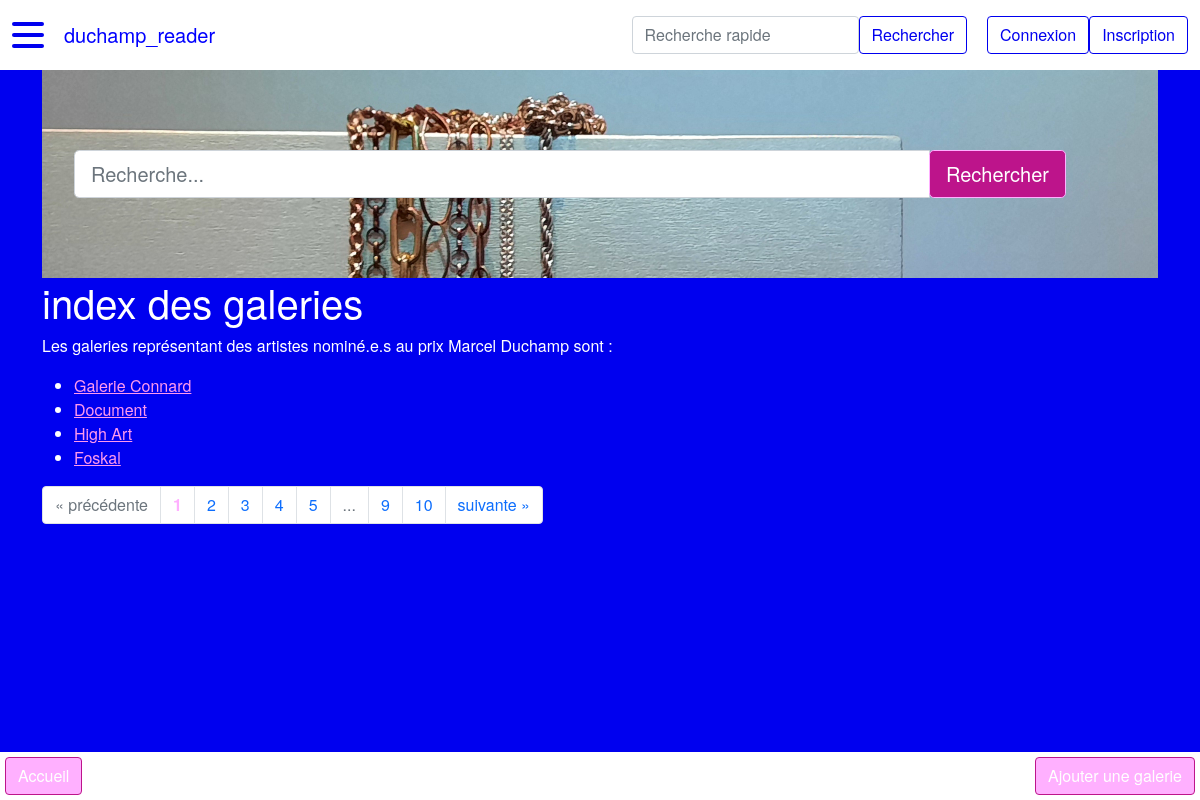
The page /galerie on the database as committed earlier.
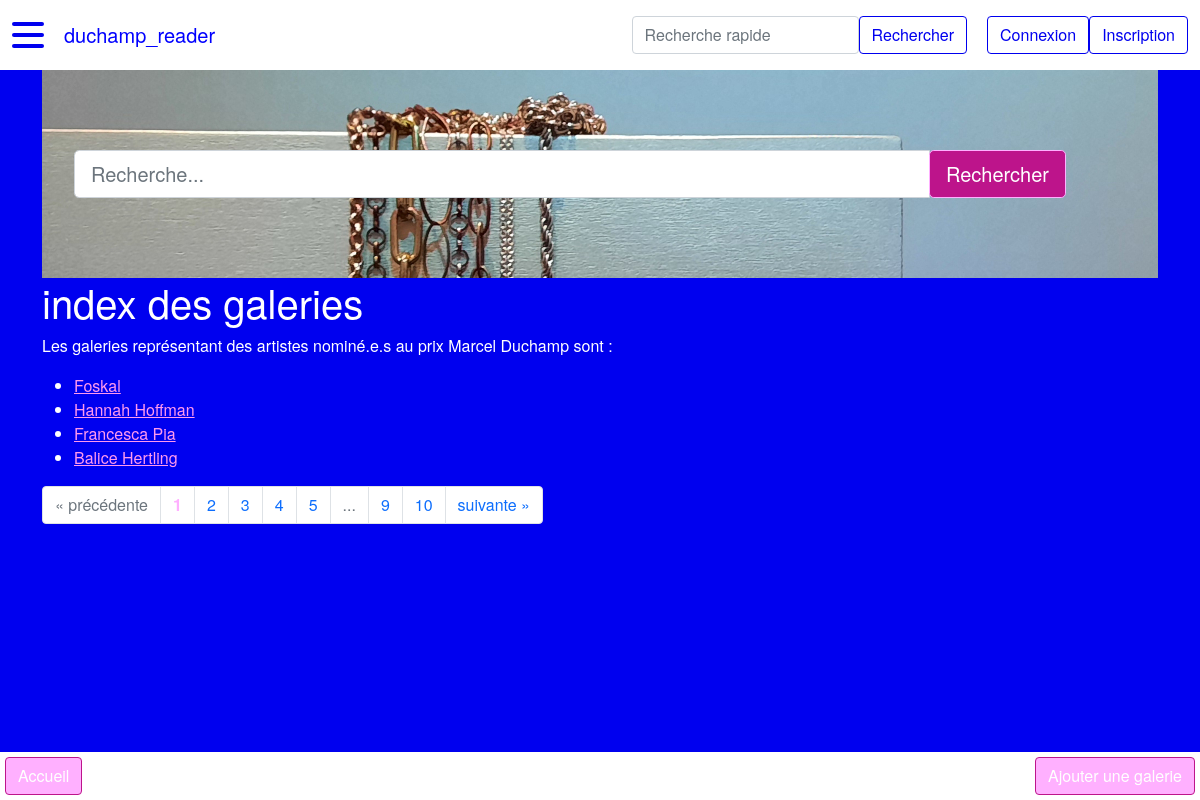
The same page on the database as committed later.
### duchamp_reader/modeles/classes_generic.py (models this page shows, shortened)
class Galerie(db.Model):
    __tablename__ = "galerie"
    id = db.Column(db.Integer, unique=True, nullable=False, primary_key=True, autoincrement=True)
    nom = db.Column(db.Text, unique=True, nullable=False)
    url = db.Column(db.Text, unique=True)
    classname = db.Column(db.Text, nullable=False, default="galerie")
    authorship = db.relationship("AuthorshipGalerie", back_populates="galerie")
    represent = db.relationship("RelationRepresente", back_populates="galerie")
    localisation = db.relationship("RelationLocalisation", back_populates="galerie")

### duchamp_reader/routes.py (the view)
@app.route("/galerie")
def galerie_index():
    page = request.args.get("page", 1)
    titre = "index des galeries"
    if isinstance(page, str) and page.isdigit():
        page = int(page)
    else:
        page = 1
    galeries = Galerie.query.order_by(Galerie.id.desc()).paginate(page=page, per_page=PERPAGE)
    return render_template("pages/galerie_index.html", titre=titre, galeries=galeries,
                           last_nominations=last_nominations, last_artistes=last_artistes, last_galeries=last_galeries,
                           last_themes=last_themes, last_villes=last_villes)

### duchamp_reader/templates/pages/galerie_index.html (shortened to what this page needs)
{% extends "conteneur.html" %}
{% block homesearch %}
    {% include "partials/recherche.html" %}
{% endblock %}
{% block corps %}
<h1>{{titre}}</h1>
    {% if galeries %}
        <p>Les galeries représentant des artistes nominé.e.s au prix Marcel Duchamp sont :</p>
        <ul>
            {% for galerie in galeries.items %}
                <li><a href="{{url_for('galerie_main', id_galerie=galerie.id)}}">
                    {{galerie.nom}}
                </a></li>
            {% endfor %}
        </ul>
        <nav aria-label="research-pagination">
            <ul class="pagination">
                {% if galeries.has_prev %}
                    <li class="page-item">
                {% else%}
                    <li class="page-item disabled">
                {% endif %}
                        <a class="page-link" href="{{url_for('galerie_index', page=galeries.prev_num)}}" aria-label="Previous">
                            <span aria-hidden="true">&laquo;</span>
                            <span class="sr-only">précédente</span>
                        </a>
                    </li>
                {% for page in galeries.iter_pages() %}
                    {% if page %}
                        {% if page != galeries.page %}
                        <li class="page-item">
                            <a class="page-link" href="{{url_for('galerie_index', page=page)}}">
                                {{page}}
                            </a>
                        </li>
                        {% else %}
                            <li class="page-item active disabled">
                                <a class="page-link"><b style="color: var(--custom-light-pink)">{{page}}</b></a>
                            </li>
                        {% endif %}
                    {% else %}
                    <li class="page-item disabled">
                        <a class="page-link">...</a>
                    </li>
                    {% endif %}
                {% endfor %}
                {% if galeries.has_next %}
                    <li class="page-item">
                {% else %}
                    <li class="page-item disabled">
                {% endif %}
                    <a class="page-link" href="{{url_for('galerie_index', page=galeries.next_num)}}" aria-label="Next">
                        <span class="sr-only">suivante</span>
                        <span aria-hidden="true">&raquo;</span>
                    </a>
                </li>
            </ul>
        </nav>
    {% endif %}
    <div class="basdepage">
        <a class="btn" href="{{url_for('accueil')}}">Accueil</a>
        <a class="btn" href="{{ url_for('galerie_add') }}">Ajouter une galerie</a>
    </div>
{% endblock %}

Rows that differ between the two databases and show on the page:
removed Galerie: nom "Galerie Connard"
removed Galerie: nom "Document"
removed Galerie: nom "High Art"
now on this page (row unchanged): Galerie: nom "Hannah Hoffman"
now on this page (row unchanged): Galerie: nom "Francesca Pia"
now on this page (row unchanged): Galerie: nom "Balice Hertling"
